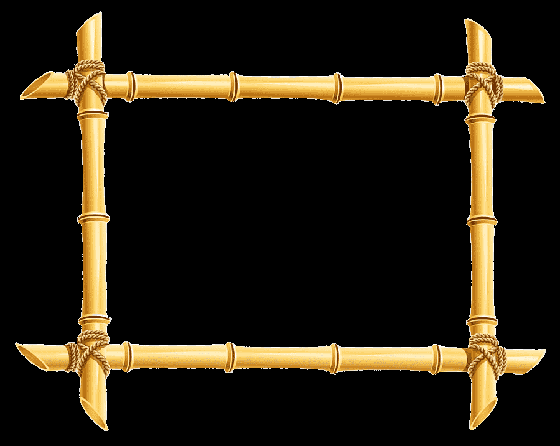
#> input picture bamboo.png, 560 x 446 px, given in place of back.png, which was not available
$ python optimize.py
#> lines starting #> are read from the running program, lines starting #| are printed output that depends on the picture; long printed decimals are rounded; pictures that were not available may be replaced by others from this repository, and a replacement may not be noted
'''
This is a test class currently implementing the optimization policy.
'''

import cv2
import numpy as np
import matplotlib.pyplot as plt

#Read the background and a hidden object image
img = cv2.imread('C:/Users/boswo/Desktop/Hidden Object Game/back.png')
#> img is the input picture: shape (446, 560, 3); mean B, G, R 17.6, 31.7, 39
img2 = cv2.imread('C:/Users/boswo/Desktop/Hidden Object Game/croc.png')
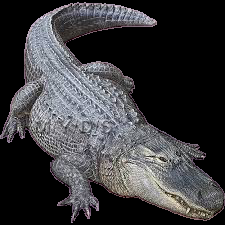
#> input picture croc.png, 225 x 225 px, found by its file name
#> img2 is the input picture: shape (225, 225, 3); mean B, G, R 60.5, 58.1, 58.6
#Convert the images into an openCV compatable image
img = cv2.cvtColor(img, cv2.COLOR_BGR2RGB) #convert it to RGB channel
img2 = cv2.cvtColor(img2, cv2.COLOR_BGR2RGB) #convert it to RGB channel
#Load the shape of the images to be used later in cropping
h, w, c = img2.shape
#> h = 225; w = 225; c = 3
h2, w2, c2, = img.shape
#> h2 = 446; w2 = 560; c2 = 3

#Initialize a third image which is a cropped version of the first image, mainly initing another picture
img3 = img[:h, :w]
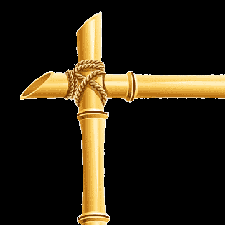
#> img3: shape (225, 225, 3); mean R, G, B 41.8, 33.6, 18.2

#Store the difference between the sliced image and the hideden object in a variable
minDiff = sum(abs(np.average(img3, axis = (0,1)) - np.average(img2, axis = (0,1))))
#> minDiff = 83.48

#Store variables to be used later in the loop
x = 0
y = 0
i = 0
j = 0

#Lopp through every slice of the image
while i < (w2 - w):
    j = 0
    while j < (h2 - h):
        #Take a slice of the image corresponding the height and width of the hidden object
        img3 = img[j:j+h, i:i+w]
        #plt.imshow(img3)
        #plt.show()
        #Determine if the new slice has a smaller difference in pixel average with the hidden object
        if (sum(abs(np.average(img3, axis = (0,1)) - np.average(img2, axis = (0,1)))) < minDiff):
            #Store the new minimum difference value
            minDiff = sum(abs(np.average(img3, axis = (0,1)) - np.average(img2, axis = (0,1))))
            #Used for debugging
            print("True")
            #Store the new ideal location of the hidden x and y coordinates
            x = i
            y = j
        #Increment the height being read
        j += h
    #Increment the width being read
    i += w
    #Used for debugging
    print(i)
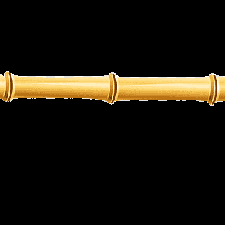
#> img3: shape (225, 225, 3); mean R, G, B 24.8, 20.2, 11.2
#> after the loop, i = 450; minDiff = 83.48; x = 0; y = 0


#Pring the resulting image
print(x)
#| 0
print(y)
#| 0
print(minDiff)
#| 83.479
#Display the selected slice of the background
img3 = img[y:y+h, x:x+w]
plt.imshow(img)
plt.show()
